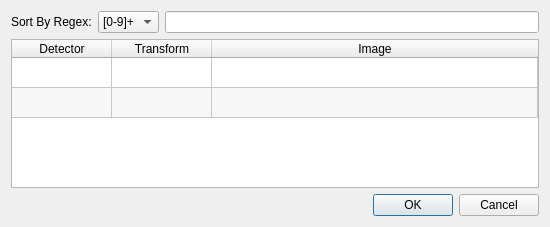
<?xml version="1.0" encoding="UTF-8"?>
<ui version="4.0">
 <class>load_iamges_dialog</class>
 <widget class="QDialog" name="load_iamges_dialog">
  <property name="geometry">
   <rect>
    <x>0</x>
    <y>0</y>
    <width>550</width>
    <height>227</height>
   </rect>
  </property>
  <layout class="QVBoxLayout" name="verticalLayout_2">
   <item>
    <layout class="QHBoxLayout" name="horizontalLayout">
     <item>
      <widget class="QLabel" name="label">
       <property name="text">
        <string>Sort By Regex:</string>
       </property>
      </widget>
     </item>
     <item>
      <widget class="QComboBox" name="regex_combo">
       <item>
        <property name="text">
         <string>[0-9]+</string>
        </property>
       </item>
       <item>
        <property name="text">
         <string>.*</string>
        </property>
       </item>
      </widget>
     </item>
     <item>
      <widget class="QLineEdit" name="regex_line_edit"/>
     </item>
    </layout>
   </item>
   <item>
    <widget class="QTableWidget" name="match_detectors_table">
     <property name="alternatingRowColors">
      <bool>true</bool>
     </property>
     <property name="sortingEnabled">
      <bool>false</bool>
     </property>
     <property name="cornerButtonEnabled">
      <bool>true</bool>
     </property>
     <property name="rowCount">
      <number>2</number>
     </property>
     <attribute name="horizontalHeaderCascadingSectionResizes">
      <bool>false</bool>
     </attribute>
     <attribute name="horizontalHeaderMinimumSectionSize">
      <number>100</number>
     </attribute>
     <attribute name="horizontalHeaderDefaultSectionSize">
      <number>100</number>
     </attribute>
     <attribute name="horizontalHeaderShowSortIndicator" stdset="0">
      <bool>false</bool>
     </attribute>
     <attribute name="horizontalHeaderStretchLastSection">
      <bool>true</bool>
     </attribute>
     <attribute name="verticalHeaderVisible">
      <bool>false</bool>
     </attribute>
     <attribute name="verticalHeaderShowSortIndicator" stdset="0">
      <bool>false</bool>
     </attribute>
     <attribute name="verticalHeaderStretchLastSection">
      <bool>false</bool>
     </attribute>
     <row/>
     <row/>
     <column>
      <property name="text">
       <string>Detector</string>
      </property>
     </column>
     <column>
      <property name="text">
       <string>Transform</string>
      </property>
     </column>
     <column>
      <property name="text">
       <string>Image</string>
      </property>
     </column>
    </widget>
   </item>
   <item>
    <widget class="QDialogButtonBox" name="button_box">
     <property name="standardButtons">
      <set>QDialogButtonBox::Cancel|QDialogButtonBox::Ok</set>
     </property>
    </widget>
   </item>
  </layout>
 </widget>
 <resources/>
 <connections>
  <connection>
   <sender>button_box</sender>
   <signal>accepted()</signal>
   <receiver>load_iamges_dialog</receiver>
   <slot>accept()</slot>
   <hints>
    <hint type="sourcelabel">
     <x>217</x>
     <y>205</y>
    </hint>
    <hint type="destinationlabel">
     <x>217</x>
     <y>113</y>
    </hint>
   </hints>
  </connection>
  <connection>
   <sender>button_box</sender>
   <signal>rejected()</signal>
   <receiver>load_iamges_dialog</receiver>
   <slot>reject()</slot>
   <hints>
    <hint type="sourcelabel">
     <x>217</x>
     <y>205</y>
    </hint>
    <hint type="destinationlabel">
     <x>217</x>
     <y>113</y>
    </hint>
   </hints>
  </connection>
 </connections>
</ui>
